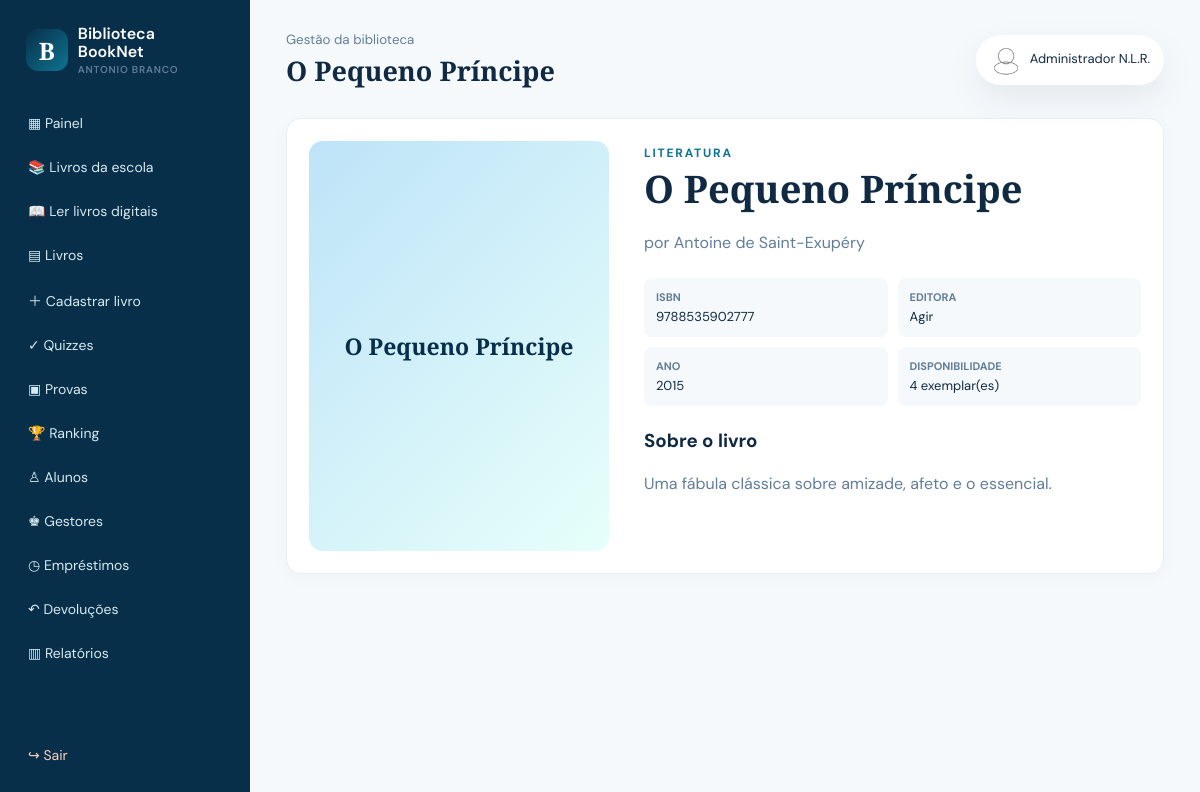
Page /aluno/livro.php?id=1 (signed in) on the committed database.
### tables this page shows
CREATE TABLE IF NOT EXISTS livros(id INT UNSIGNED AUTO_INCREMENT PRIMARY KEY,codigo_barras VARCHAR(80) UNIQUE,isbn VARCHAR(30),titulo VARCHAR(255) NOT NULL,autor VARCHAR(180) NOT NULL,categoria VARCHAR(100),editora VARCHAR(150),ano_publicacao SMALLINT UNSIGNED,quantidade INT UNSIGNED NOT NULL DEFAULT 0,quantidade_disponivel INT UNSIGNED NOT NULL DEFAULT 0,descricao TEXT,biografia_autor TEXT,capa VARCHAR(255),arquivo_pdf VARCHAR(255),created_at TIMESTAMP DEFAULT CURRENT_TIMESTAMP,updated_at TIMESTAMP DEFAULT CURRENT_TIMESTAMP ON UPDATE CURRENT_TIMESTAMP,INDEX(titulo),INDEX(autor),INDEX(categoria));

### config/auth.php (called while the page is built, shortened)
<?php
require_once __DIR__ . '/functions.php';
function user(): ?array { return $_SESSION['user'] ?? null; }
function is_admin(): bool { return in_array(user()['tipo'] ?? '', ['administrador','gestor','bibliotecario'], true); }

### config/functions.php (called while the page is built, shortened)
<?php
require_once __DIR__ . '/database.php';
function e(?string $value): string { return htmlspecialchars((string)$value, ENT_QUOTES, 'UTF-8'); }
function base_url(string $path = ''): string {
    $script = str_replace('\\', '/', $_SERVER['SCRIPT_NAME'] ?? '/index.php');
    if (preg_match('~/(?:admin|aluno|api)/[^/]+$~', $script)) {
        $folder = preg_replace('~/(?:admin|aluno|api)/[^/]+$~', '', $script);
    } else {
        $folder = rtrim(str_replace('\\', '/', dirname($script)), '/');
    }
    return $folder . ($path !== '' ? '/' . ltrim($path, '/') : '');
}

### config/database.php (called while the page is built, shortened)
<?php
function db(): PDO {
    static $pdo = null;
    if ($pdo === null) {
        $pdo = new PDO('mysql:host=' . DB_HOST . ';dbname=' . DB_NAME . ';charset=utf8mb4', DB_USER, DB_PASS, [
            PDO::ATTR_ERRMODE => PDO::ERRMODE_EXCEPTION,
            PDO::ATTR_DEFAULT_FETCH_MODE => PDO::FETCH_ASSOC,
            PDO::ATTR_EMULATE_PREPARES => false,
        ]);
    }
    return $pdo;
}

### aluno/livro.php (the view, shortened to what this page needs)
<?php
require_once __DIR__.'/../config/auth.php';
$s=db()->prepare('SELECT * FROM livros WHERE id=?');$s->execute([(int)($_GET['id']??0)]);$l=$s->fetch();if(!$l){http_response_code(404);exit('Livro não encontrado.');}
$pageTitle=$l['titulo'];require __DIR__.'/../includes/header.php';if(user())require __DIR__.'/../includes/dashboard-nav.php';else require __DIR__.'/../includes/public-nav.php';
?><div class="panel detail"><?php if($l['capa']):?><img class="cover" src="<?=base_url('assets/uploads/capas/'.$l['capa'])?>" alt="Capa de <?=e($l['titulo'])?>"><?php else:?><div class="cover cover-placeholder"><?=e($l['titulo'])?></div><?php endif;?><div><span class="eyebrow" style="color:var(--blue)"><?=e($l['categoria'])?></span><h2><?=e($l['titulo'])?></h2><p class="subtext">por <?=e($l['autor'])?></p><div class="meta"><div><b>ISBN</b><?=e($l['isbn'])?></div><div><b>Editora</b><?=e($l['editora'])?></div><div><b>Ano</b><?=e((string)$l['ano_publicacao'])?></div><div><b>Disponibilidade</b><?=$l['quantidade_disponivel']?> exemplar(es)</div></div><h3>Sobre o livro</h3><p class="subtext"><?=nl2br(e($l['descricao']))?></p></div></div><?php if(user())require __DIR__.'/../includes/dashboard-footer.php';else require __DIR__.'/../includes/footer.php';?>

### includes/dashboard-nav.php
<?php $admin = is_admin(); ?>
<div class="app-shell"><aside class="sidebar"><a class="brand" href="<?= base_url('index.php') ?>"><span class="brand-mark">B</span><span>Biblioteca BookNet<small>Antonio Branco</small></span></a><nav>
<a href="<?= base_url($admin?'admin/dashboard.php':'aluno/dashboard.php') ?>">▦ Painel</a><a href="<?= base_url('aluno/livros-escola.php') ?>">📚 Livros da escola</a><a href="<?= base_url('aluno/livros-digitais.php') ?>">📖 Ler livros digitais</a>
<?php if(!$admin): ?><a href="<?= base_url('aluno/meus-emprestimos.php') ?>">◷ Meus empréstimos</a><a href="<?= base_url('aluno/historico.php') ?>">↶ Histórico</a><a href="<?= base_url('aluno/quizzes.php') ?>">✓ Quizzes</a><a href="<?= base_url('aluno/provas.php') ?>">▣ Provas</a><a href="<?= base_url('aluno/ranking.php') ?>">🏆 Ranking</a><a href="<?= base_url('aluno/central.php') ?>">★ Minha biblioteca</a><a href="<?= base_url('aluno/chat.php') ?>">◌ Chat dos alunos</a><a href="<?= base_url('aluno/perfil.php') ?>">◉ Meu perfil</a><?php else: ?><a href="<?= base_url('admin/livros.php') ?>">▤ Livros</a><a href="<?= base_url('admin/cadastrar-livro.php') ?>">＋ Cadastrar livro</a><a href="<?= base_url('admin/quizzes.php') ?>">✓ Quizzes</a><a href="<?= base_url('admin/provas.php') ?>">▣ Provas</a><a href="<?= base_url('aluno/ranking.php') ?>">🏆 Ranking</a><a href="<?= base_url('admin/alunos.php') ?>">♙ Alunos</a><a href="<?= base_url('admin/gestores.php') ?>">♚ Gestores</a><a href="<?= base_url('admin/emprestimos.php') ?>">◷ Empréstimos</a><a href="<?= base_url('admin/devolucoes.php') ?>">↶ Devoluções</a><a href="<?= base_url('admin/relatorios.php') ?>">▥ Relatórios</a><?php endif; ?>
</nav><a class="logout" href="<?= base_url('logout.php') ?>">↪ Sair</a></aside><main class="app-main"><header class="app-top"><button class="menu-toggle" aria-label="Abrir menu">☰</button><div><small><?= $admin ? 'Gestão da biblioteca' : 'Área do aluno' ?></small><h1><?= e($pageTitle) ?></h1></div><div class="user-pill"><img src="<?= base_url(user()['foto'] ?? 'assets/uploads/perfis/default.png') ?>" style="width:32px;height:32px;border-radius:50%;object-fit:cover;vertical-align:middle;margin-right:8px"><?= e(user()['nome'] ?? '') ?></div></header>

### assets/css/style.css (style rules this page uses)
:root { --navy:#082f49;--blue:#0e7490;--sky:#38bdf8;--ink:#102a43;--muted:#627d98;--paper:#f6f9fc;--line:#d9e2ec;--white:#fff;--danger:#c2410c;--success:#047857;--shadow:0 14px 35px #102a4314 }
* { box-sizing:border-box }
body { margin:0;background:var(--paper);color:var(--ink);font:16px 'DM Sans',sans-serif }
a { color:inherit;text-decoration:none }
.brand { display:flex;align-items:center;gap:10px;font-weight:600;line-height:1.1 }
.brand small { display:block;font-size:10px;color:var(--muted);letter-spacing:.08em;text-transform:uppercase;margin-top:4px }
.brand-mark { background:linear-gradient(135deg,var(--navy),var(--blue));color:#fff;font:700 24px 'Playfair Display';width:42px;height:42px;border-radius:12px;display:grid;place-items:center }
.eyebrow { text-transform:uppercase;letter-spacing:.15em;font-size:12px;font-weight:bold;color:#86e5ff }
.subtext { color:var(--muted);line-height:1.6 }
.cover { height:245px;width:100%;object-fit:cover;background:linear-gradient(135deg,#bee3f8,#e6fffa) }
.cover-placeholder { display:grid;place-items:center;color:var(--navy);font:700 23px 'Playfair Display';text-align:center;padding:20px }
.app-shell { display:flex;min-height:100vh }
.sidebar { background:var(--navy);color:#d7e9f0;width:250px;padding:25px 16px;display:flex;flex-direction:column;position:fixed;inset:0 auto 0 0 }
.sidebar .brand { color:#fff;margin:0 10px 28px }
.sidebar nav { display:grid;gap:4px }
.sidebar nav a,.logout { border-radius:8px;padding:11px 12px;font-size:14px }
.logout { margin-top:auto;color:#ffcfbd }
.app-main { margin-left:250px;width:calc(100% - 250px);padding:28px max(3vw,20px) }
.app-top { display:flex;align-items:center;justify-content:space-between;margin-bottom:26px }
.app-top h1 { font:700 27px 'Playfair Display';margin:3px 0 }
.app-top small { color:var(--muted) }
.user-pill { background:#fff;border-radius:99px;padding:9px 14px;font-size:13px;box-shadow:var(--shadow) }
.panel { background:#fff;border:1px solid #e7eff5;border-radius:15px;padding:22px;margin-top:20px;box-shadow:0 4px 18px #102a4308 }
.panel h2 { font:700 20px 'Playfair Display';margin:0 0 17px }
.detail { display:grid;grid-template-columns:300px 1fr;gap:35px }
.detail .cover { height:410px;border-radius:14px }
.detail h2 { font:700 38px 'Playfair Display';margin:0 0 8px }
.meta { display:grid;grid-template-columns:repeat(2,1fr);gap:10px;margin:22px 0 }
.meta div { background:#f5f9fc;padding:12px;border-radius:8px;font-size:13px }
.meta b { display:block;font-size:11px;color:var(--muted);text-transform:uppercase;margin-bottom:4px }
html { -webkit-text-size-adjust:100% }
img,video,iframe { max-width:100% }
.sidebar { overflow-y:auto;-webkit-overflow-scrolling:touch }
.btn,.menu-toggle,.password-toggle,.sidebar nav a { touch-action:manipulation }
html { scroll-behavior:smooth }
body { min-width:320px;overflow-x:hidden }
button,a,.btn { -webkit-tap-highlight-color:transparent }
.nav nav a,.sidebar nav a { overflow-wrap:anywhere }
.app-main>* { min-width:0 }
.panel,.card,.metric,.book-card,.auth-card { min-width:0 }
img,video,iframe { height:auto }

### rows in the picture
livros: titulo "O Pequeno Príncipe", categoria "LITERATURA", autor "Antoine de Saint-Exupéry", isbn "9788535902777", editora "Agir", ano_publicacao "2015", quantidade_disponivel "4", descricao "Uma fábula clássica sobre amizade, afeto e o essencial."

### other values in the picture
user()['nome'] "Administrador N.L.R."
